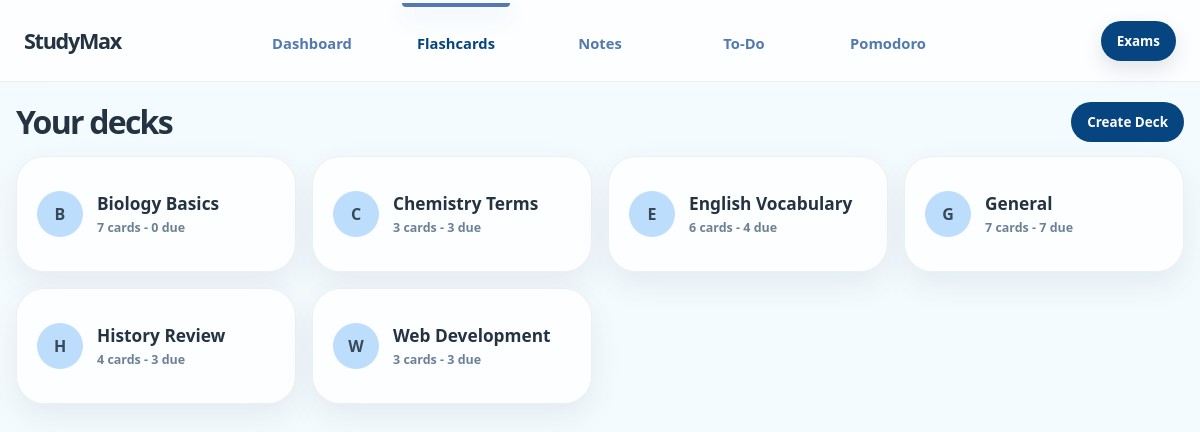
/flashcards, run on the app's committed database.
### tables this page shows
CREATE TABLE flashcard_decks (
            id INTEGER PRIMARY KEY AUTOINCREMENT,
            name TEXT NOT NULL UNIQUE,
            created_at TIMESTAMP DEFAULT CURRENT_TIMESTAMP
        );

### app.py (the view, shortened to what this page needs)
@app.route("/flashcards", methods=["GET", "POST"])
def flashcards():
    selected_deck_id = request.args.get("deck_id", type=int)
    decks = get_flashcard_decks()
    selected_deck = get_deck(selected_deck_id)
    params = []
    where_clause = ""
    if selected_deck is not None:
        where_clause = "WHERE f.deck_id = ?"
        params.append(selected_deck_id)
    cards = query_all(
        f"""
        SELECT f.*, d.name AS deck_name
        FROM flashcards f
        JOIN flashcard_decks d ON d.id = f.deck_id
        {where_clause}
        ORDER BY datetime(f.due_at) ASC, f.created_at DESC
        """,
        tuple(params),
    )
    if selected_deck is not None:
        due_count = query_one(
            """
            SELECT COUNT(*) AS count
            FROM flashcards
            WHERE deck_id = ? AND datetime(due_at) <= datetime('now')
            """,
            (selected_deck_id,),
        )["count"]
    else:
        due_count = query_one(
            "SELECT COUNT(*) AS count FROM flashcards WHERE datetime(due_at) <= datetime('now')"
        )["count"]
    card_list = [
        {
            "id": card["id"],
            "question": card["question"],
            "answer": card["answer"],
            "deck_name": card["deck_name"],
            "review_count": card["review_count"],
            "due_label": describe_due_time(card["due_at"]),
        }
        for card in cards
    ]
    return render_template(
        "flashcards.html",
        cards=card_list,
        decks=decks,
        due_count=due_count,
        selected_deck_id=selected_deck_id,
        selected_deck=selected_deck,
    )

### app.py (called while the page is built)
def get_db():
    if "db" not in g:
        g.db = sqlite3.connect(DATABASE)
        g.db.row_factory = sqlite3.Row
    return g.db

def query_all(sql, params=()):
    return get_db().execute(sql, params).fetchall()

def query_one(sql, params=()):
    return get_db().execute(sql, params).fetchone()

def utc_now():
    return datetime.utcnow()

def parse_timestamp(value):
    if not value:
        return None
    return datetime.fromisoformat(value)

def describe_due_time(raw_due_at):
    due_at = parse_timestamp(raw_due_at)
    if due_at is None:
        return "Now"
    now = utc_now()
    delta = due_at - now
    total_seconds = int(delta.total_seconds())
    if total_seconds <= 0:
        return "Now"
    minutes = total_seconds // 60
    if minutes < 60:
        return f"In {max(1, minutes)} min"
    hours = total_seconds // 3600
    if hours < 48:
        return f"In {hours} hr"
    days = total_seconds // 86400
    return f"In {days} days"

def get_flashcard_decks():
    return query_all(
        """
        SELECT d.id,
               d.name,
               COUNT(f.id) AS card_count,
               SUM(CASE WHEN datetime(f.due_at) <= datetime('now') THEN 1 ELSE 0 END) AS due_count
        FROM flashcard_decks d
        LEFT JOIN flashcards f ON f.deck_id = d.id
        GROUP BY d.id, d.name
        ORDER BY lower(d.name)
        """
    )

def get_deck(deck_id):
    if not deck_id:
        return None
    return query_one("SELECT * FROM flashcard_decks WHERE id = ?", (deck_id,))

@app.context_processor
def site_data():
    return {
        "decks": get_flashcard_decks(),
    }

### templates/flashcards.html
{% extends "base.html" %}
{% block content %}
<section class="box-title page-title-row">
    <div>
        <h2>Your decks</h2>
    </div>
    <a class="button-link" href="{{ url_for('new_flashcard_deck') }}">Create Deck</a>
</section>
{% if decks %}
    <section class="deck-grid">
        {% for deck in decks %}
            <a class="deck-card" href="{{ url_for('flashcard_deck', deck_id=deck.id) }}">
                <span class="deck-card-icon">{{ deck.name[:1]|upper }}</span>
                <span>
                    <strong>{{ deck.name }}</strong>
                    <small>{{ deck.card_count }} cards - {{ deck.due_count or 0 }} due</small>
                </span>
            </a>
        {% endfor %}
    </section>
{% else %}
    <section class="box">
        <h3>No decks yet</h3>
        <a class="button-link" href="{{ url_for('new_flashcard_deck') }}">Create Deck</a>
    </section>
{% endif %}
{% endblock %}

### templates/base.html (shortened to what this page needs)
<!DOCTYPE html>
<html lang="en">
<head>
    <link rel="stylesheet" href="{{ url_for('static', filename='style.css') }}">
</head>
<body>
    <header class="site-header">
        <a class="brand" href="{{ url_for('index') }}" aria-label="StudyMax home">
            <span>StudyMax</span>
        </a>
        <nav class="main-tabs" aria-label="Main navigation">
            <a class="{{ 'active' if request.endpoint in ['index', 'daily_plan'] else '' }}" href="{{ url_for('index') }}">Dashboard</a>
            <a class="{{ 'active' if request.endpoint in ['flashcards', 'review_flashcards'] else '' }}" href="{{ url_for('flashcards') }}">Flashcards</a>
            <a class="{{ 'active' if request.endpoint == 'notes' else '' }}" href="{{ url_for('notes') }}">Notes</a>
            <a class="{{ 'active' if request.endpoint == 'todos' else '' }}" href="{{ url_for('todos') }}">To-Do</a>
            <a class="{{ 'active' if request.endpoint == 'pomodoro' else '' }}" href="{{ url_for('pomodoro') }}">Pomodoro</a>
        </nav>
        <a class="header-action {{ 'active' if request.endpoint == 'exams' else '' }}" href="{{ url_for('exams') }}">Exams</a>
    </header>
    <main class="page">
        {% block content %}{% endblock %}
    </main>
</body>
</html>

### static/style.css (style rules this page uses)
:root { --bg: #f4fbff; --surface: rgba(255, 255, 255, 0.84); --surface-strong: #eef6ff; --text: #243342; --muted: #6d8196; --accent: #06457f; --accent-soft: #bdddfc; --deep-blue: #06457f; --study-blue: #5379ae; --blue: #bdddfc; --blue-strong: #82c8e5; --steel: #5379ae; --sky: #82c8e5; --yellow: #d9ebfc; --yellow-strong: #82c8e5; --mint: #e6f2ff; --lilac: #d7e9fb; --danger: #e66f68; --border: rgba(56, 73, 89, 0.1); --shadow: 0 16px 40px rgba(56, 73, 89, 0.12); }
* { box-sizing: border-box; }
html { scroll-behavior: smooth; }
body { min-height: 100vh; margin: 0; color: var(--text); background: var(--bg); font-family: "Trebuchet MS", "Segoe UI", sans-serif; }
body::before { content: none; }
a { color: inherit; text-decoration: none; }
h1, h2, h3, p { margin-top: 0; }
h2 { margin-bottom: 10px; font-size: clamp(1.35rem, 3vw, 2rem); letter-spacing: -0.055em; }
.page { width: min(1180px, calc(100% - 32px)); margin: 0 auto; }
.site-header { width: 100%; display: flex; align-items: center; justify-content: center; position: relative; min-height: 82px; margin-bottom: 18px; border-bottom: 1px solid rgba(56, 73, 89, 0.08); background: rgba(255, 255, 255, 0.72); backdrop-filter: blur(18px); }
.brand { position: absolute; left: max(24px, calc((100vw - 1180px) / 2)); display: inline-flex; align-items: center; color: var(--text); font-weight: 900; font-size: 1.35rem; letter-spacing: -0.06em; }
.header-action { position: absolute; right: max(24px, calc((100vw - 1180px) / 2)); display: inline-flex; align-items: center; justify-content: center; padding: 11px 16px; border-radius: 999px; color: white; background: var(--accent); font-size: 0.84rem; font-weight: 900; box-shadow: 0 8px 20px rgba(56, 73, 89, 0.14); }
.main-tabs { position: relative; display: flex; width: min(720px, calc(100% - 24px)); align-items: stretch; justify-content: center; }
.main-tabs a { position: relative; flex: 1; padding: 30px 10px 26px; color: var(--steel); font-size: 0.92rem; font-weight: 800; text-align: center; transition: 180ms ease; }
.main-tabs a::before { position: absolute; top: 0; left: 18px; right: 18px; height: 4px; border-radius: 0 0 999px 999px; background: transparent; content: ""; }
.main-tabs a:hover, .main-tabs a.active { color: var(--accent); }
.main-tabs a.active::before { background: var(--study-blue); box-shadow: 0 8px 22px rgba(83, 121, 174, 0.22); }
.page { padding: 0 0 48px; }
.sidebar-card, .deck-card { padding: 20px; border: 1px solid rgba(56, 73, 89, 0.08); border-radius: 28px; background: rgba(255, 255, 255, 0.78); box-shadow: 0 12px 30px rgba(56, 73, 89, 0.09); }
.deck-grid { display: grid; grid-template-columns: repeat(auto-fit, minmax(230px, 1fr)); gap: 16px; margin-bottom: 18px; }
.deck-card { display: grid; grid-template-columns: 46px 1fr; gap: 14px; align-items: center; min-height: 116px; transition: 180ms ease; }
.deck-card-icon { display: grid; width: 46px; height: 46px; place-items: center; border-radius: 50%; color: #384959; background: var(--blue); font-weight: 900; }
.deck-card strong, .deck-card small { display: block; }
.deck-card strong { margin-bottom: 4px; font-size: 1.08rem; }
.deck-card small { color: var(--muted); font-size: 0.78rem; font-weight: 700; }
.box-title { display: flex; align-items: center; justify-content: space-between; gap: 16px; margin-bottom: 15px; }
.page-title-row { margin: 0 0 13px; }
.box-title h2, .box-title h3 { margin-bottom: 0; }
button, .button-link { display: inline-flex; align-items: center; justify-content: center; width: fit-content; cursor: pointer; border: 0; border-radius: 999px; padding: 11px 16px; color: white; background: var(--accent); font-size: 0.84rem; font-weight: 800; transition: 180ms ease; }

### data on the page
flashcard_decks: name "B", name "Biology Basics", card_count "7", due_count "0"
flashcard_decks: name "C", name "Chemistry Terms", card_count "3", due_count "3"
flashcard_decks: name "E", name "English Vocabulary", card_count "6", due_count "4"
flashcard_decks: name "G", name "General", card_count "7", due_count "7"
flashcard_decks: name "H", name "History Review", card_count "4", id "3"
flashcard_decks: name "W", name "Web Development", card_count "3", due_count "3"
